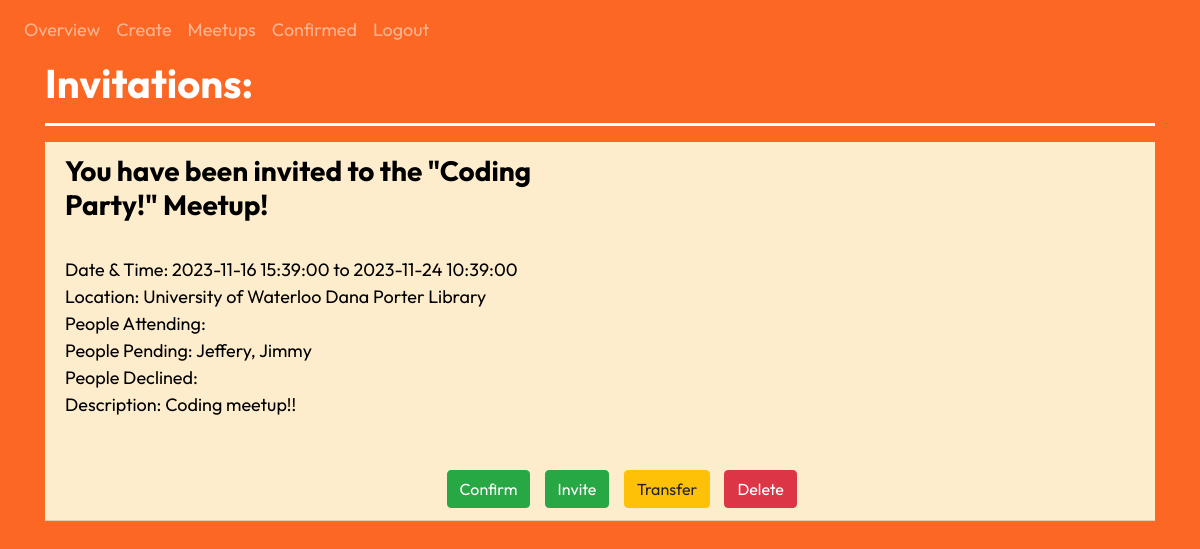
The page /view_meetups (signed in) on the database as committed earlier.
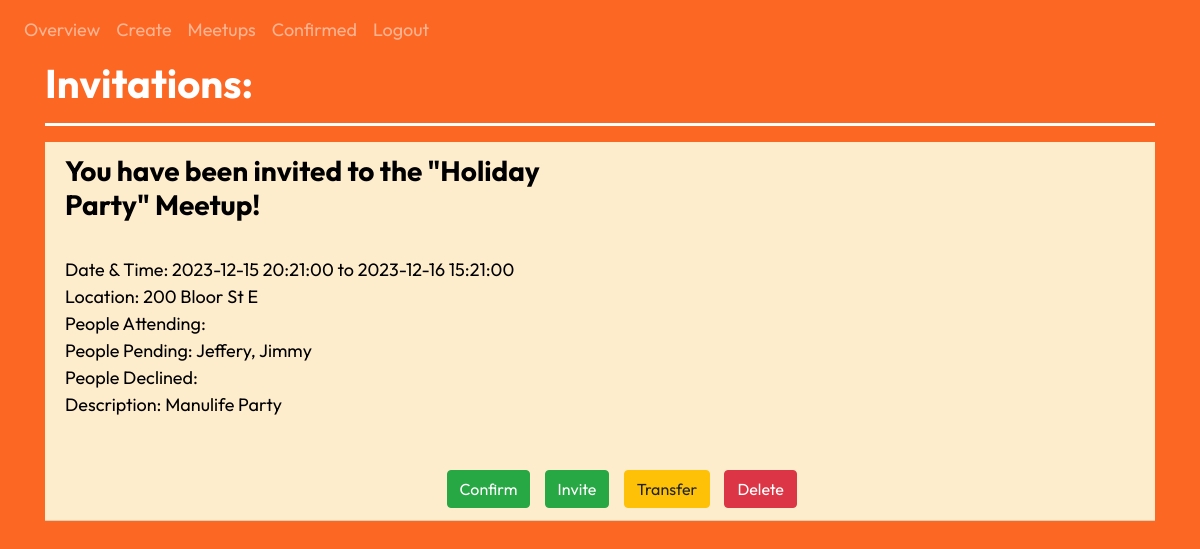
The same page on the database as committed later.
### website/models.py (models this page shows)
class Meetup(db.Model):
    id = db.Column(db.Integer, primary_key=True)
    date_created = db.Column(db.DateTime(timezone=True), default=func.now()) # gets current date and time, store it as date
    date_meetup = db.Column(db.DateTime)
    date_end = db.Column(db.DateTime)
    title = db.Column(db.String(10000))
    location = db.Column(db.String(10000))
    fullAddress = db.Column(db.String(10000))
    locationCommonName = db.Column(db.String(10000))
    lat = db.Column(db.Float)
    lng = db.Column(db.Float)
    description = db.Column(db.String(10000))
    invitations = db.Column(db.String(10000))
    confirmed = db.Column(db.String(10000))
    declined = db.Column(db.String(10000))
    owner = db.Column(db.Integer)

### website/views.py (the view)
@views.route('/view_meetups', methods=['GET', 'POST']) #decorator: whenever you go to the / URL, whatever in hom() will run
@login_required
def view_meetups():
    invites = "" # create a string of people who were invited but not confirmed
    confirmation = "" # create a string of people who have confirmed
    confirmSearch = " " + str(current_user.id) + " "
    firstInv = True
    firstConf = True
    meetupList = []
    for meetup in current_user.meetups: # go through all the current user's meetups
        if meetup.confirmed.find(confirmSearch) == -1:
            meetupList.append({'id': meetup.id, 'lat': meetup.lat, 'lng': meetup.lng, 'locationName': meetup.locationCommonName, 'address': meetup.fullAddress})
        invites = invites + "   " # add 3 spaces to show a new meetup
        confirmation = confirmation + "   "
        firstInv = True
        firstConf = True
        for user in meetup.user: # cycle through the users with a relationship with that meetup
            userSearch = " " + str(user.id) + " "
            if meetup.confirmed.find(userSearch)  != -1: # if the user has confirmed
                if firstConf:   # if its the first confirmation for the meetup. add their name
                    confirmation  = confirmation + user.first_name
                    firstConf = False
                else: # if its not the first confirmation, add a comma
                    confirmation  = confirmation + ", " + user.first_name
            else: # if the user has not confirmed yet, add them to the invite list
                if firstInv:
                    invites  = invites + user.first_name
                    firstInv = False
                else:
                    invites  = invites + ", " + user.first_name
    inviteList = invites.split("   ") # create an list of meetups, inside of which are the people invitied to it
    confirmationList = confirmation.split("   ") # create an list of meetups, inside of which are the people who confirmed to it
    return render_template("view_meetups.html", user=current_user, inviteList = inviteList, confirmSearch = confirmSearch, confirmationList = confirmationList, meetupList = meetupList)

### website/__init__.py (called while the page is built)
@login_manager.user_loader
def load_user(id):
    return User.query.get(int(id))

### website/templates/view_meetups.html (shortened to what this page needs)
{% extends "base.html" %} {% block title %}View Meetups{% endblock %} {% block
content %}
<h1 align="left"><b>Invitations:</b></h1>
<hr />
<ul class="list-group list-group-flush" id="notes">
  {% set ns = namespace(inviteNumber=1) %}
  {% for meetup in user.meetups: %}
  {%if meetup.confirmed.find(confirmSearch) == -1%}
  <li class="list-group-item  meetup-display">
    <div class="row">
      <div class="col-md-6">
      <h3><b>You have been invited to the "{{ meetup.title }}" Meetup!</b></h3><br />
    Date & Time: {{ meetup.date_meetup}} to {{ meetup.date_end }}<br />
    Location: {{meetup.locationCommonName}}<br />
    People Attending: {{confirmationList[ns.inviteNumber]}}<br />
    People Pending: {{inviteList[ns.inviteNumber]}}<br />
    People Declined: {{meetup.declined}}<br />
    Description: {{meetup.description}}<br /></div>
    <div class="col-md-6"><div id = "map{{ meetup.id }}" class = "map" style="height: 300px"></div>
  </div></div>
  <div class="row mt-3" style="margin-left: 35%">
    <button
      type="button"
      class="btn btn-success float-right button-margin"
      onClick="confirmMeetup({{meetup.id}})"
    >
      <span aria-hidden="true">Confirm</span>
    </button>
    {% if user.id == meetup.owner %}
    <button
      type="button"
      class="btn btn-success float-right button-margin"
      data-toggle="modal"
      data-target={{"#inviteModal" + meetup.id|string}}
    >
      <span aria-hidden="true">Invite</span>
    </button>
    <button
      type="button"
      class="btn btn-warning float-right button-margin"
      data-toggle="modal"
      data-target={{"#ownerModal" + meetup.id|string}}
    >
      <span aria-hidden="true">Transfer</span>
    </button>
    <button
    type="button"
    class="btn btn-danger float-right button-margin"
    onClick="deleteMeetup({{meetup.id}}, '/view_meetups')"
  >
    <span aria-hidden="true">Delete</span>
  </button>
  {% endif %}
    </div>
  </li>
  {% endif %} {% set ns.inviteNumber = ns.inviteNumber+1 %} {% endfor %}
</ul>
{% endblock %}

### website/templates/base.html (shortened to what this page needs)
<!DOCTYPE html>
<html>
  <head>
    <link
      rel="stylesheet"
      href="https://stackpath.bootstrapcdn.com/bootstrap/4.4.1/css/bootstrap.min.css"
    />
    <link
      rel="stylesheet"
      href="https://stackpath.bootstrapcdn.com/font-awesome/4.7.0/css/font-awesome.min.css"
    />
    <link href="/static/site.css" rel="stylesheet">
  </head>
  <body class="meetup-bg meetup-text">
    <nav class="navbar navbar-expand-lg navbar-dark ">
      <div class="collapse navbar-collapse" id="navbar">
        <div class="navbar-nav">
          {% if user.is_authenticated %}
          <a class="nav-item nav-link" id="overview" href="/overview">Overview</a>
          <a class="nav-item nav-link" id="create" href="/create">Create</a>
          <a class="nav-item nav-link" id="view_meetups" href="/view_meetups">Meetups</a>
          <a class="nav-item nav-link" id="confirmed" href="/confirmed">Confirmed</a>
          <a class="nav-item nav-link" id="logout" href="/logout">Logout</a>
          {% else %}
          <a class="nav-item nav-link" id="home" href="/">Home</a>
          <a class="nav-item nav-link" id="howTo" href="/how-to">How To</a>
          <a class="nav-item nav-link" id="signUp" href="/sign-up">Sign Up</a>
          <a class="nav-item nav-link" id="login" href="/login">Login</a>
          {%  endif %}
        </div>
      </div>
    </nav>
    <div class="container">{% block content %} {% endblock %}</div>
  </body>
</html>

### website/static/site.css (style rules this page uses)
html, body, #map, #meetupMap { height: 500px; }
html, body { height: 100%; margin: 0; padding: 0; }
.map { height: 500px; }
.meetup-bg { background-color: #FC6824; }
.meetup-display { color: rgb(0, 0, 0); background-color: #FEEDCD; }
.meetup-text { color: white; font-family: 'Outfit' ;font-size: 18px; }
.button-margin { margin-left: 1%; margin-right: 1%; }
hr { height: 3px; background-color: #ffffff; border: none; }

Rows that differ between the two databases and show on the page:
no longer on this page (row edited): Meetup: title "Coding Party!", date_meetup "2023-11-16 15:39:00", date_end "2023-11-24 10:39:00", locationCommonName "University of Waterloo Dana Porter Library", inviteList "Jeffery, Jimmy", description "Coding meetup!!"
added Meetup: title "Holiday Party", date_meetup "2023-12-15 20:21:00", date_end "2023-12-16 15:21:00", locationCommonName "200 Bloor St E", inviteList "Jeffery, Jimmy", description "Manulife Party"
